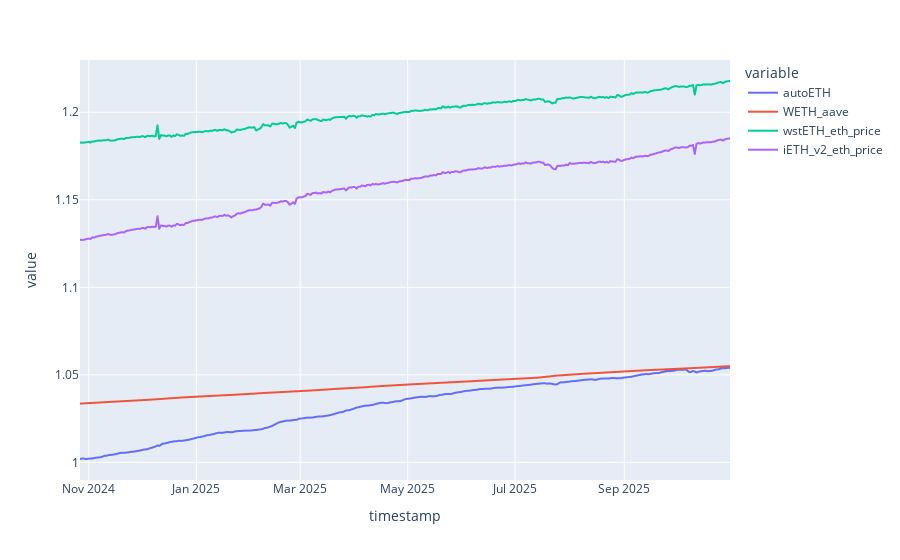

Notebook code cell kept with this figure:
### Code cell
px.line(df)

### Figure 1 — Plotly figure (JSON) as saved in the notebook; plotly's stock layout.template omitted (floating-point values rounded to 4 significant figures; data arrays with more than 128 entries replaced by an {"elided": "..."} marker saying what was removed)
{"data": [{"hovertemplate": "variable=autoETH<br>timestamp=%{x}<br>value=%{y}<extra></extra>", "legendgroup": "autoETH", "line": {"color": "#636efa", "dash": "solid"}, "marker": {"symbol": "circle"}, "mode": "lines", "name": "autoETH", "showlegend": true, "type": "scattergl", "x": {"elided": "370 str values"}, "xaxis": "x", "y": {"elided": "370 float values"}, "yaxis": "y"}, {"hovertemplate": "variable=WETH_aave<br>timestamp=%{x}<br>value=%{y}<extra></extra>", "legendgroup": "WETH_aave", "line": {"color": "#EF553B", "dash": "solid"}, "marker": {"symbol": "circle"}, "mode": "lines", "name": "WETH_aave", "showlegend": true, "type": "scattergl", "x": {"elided": "370 str values"}, "xaxis": "x", "y": {"elided": "370 float values"}, "yaxis": "y"}, {"hovertemplate": "variable=wstETH_eth_price<br>timestamp=%{x}<br>value=%{y}<extra></extra>", "legendgroup": "wstETH_eth_price", "line": {"color": "#00cc96", "dash": "solid"}, "marker": {"symbol": "circle"}, "mode": "lines", "name": "wstETH_eth_price", "showlegend": true, "type": "scattergl", "x": {"elided": "370 str values"}, "xaxis": "x", "y": {"elided": "370 float values"}, "yaxis": "y"}, {"hovertemplate": "variable=iETH_v2_eth_price<br>timestamp=%{x}<br>value=%{y}<extra></extra>", "legendgroup": "iETH_v2_eth_price", "line": {"color": "#ab63fa", "dash": "solid"}, "marker": {"symbol": "circle"}, "mode": "lines", "name": "iETH_v2_eth_price", "showlegend": true, "type": "scattergl", "x": {"elided": "370 str values"}, "xaxis": "x", "y": {"elided": "370 float values"}, "yaxis": "y"}], "layout": {"legend": {"title": {"text": "variable"}, "tracegroupgap": 0}, "margin": {"t": 60}, "xaxis": {"anchor": "y", "domain": [0, 1], "title": {"text": "timestamp"}}, "yaxis": {"anchor": "x", "domain": [0, 1], "title": {"text": "value"}}}}
